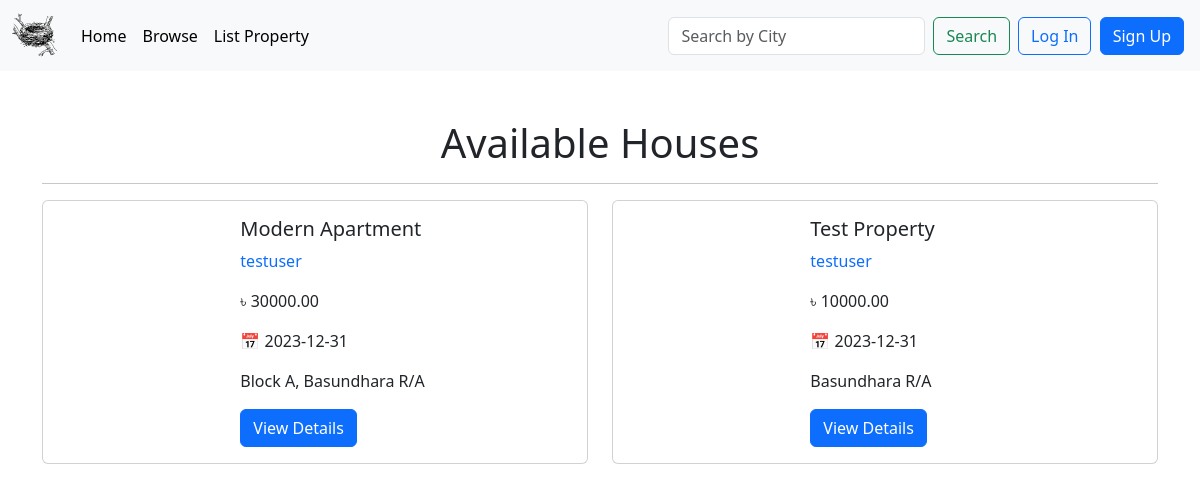
Screenshot of /listings.php with the database file from the repository.
### tables this page shows
CREATE TABLE `Houses` (
  `house_id` int(11) NOT NULL,
  `title` varchar(255) NOT NULL,
  `description` text DEFAULT NULL,
  `rent` decimal(10,2) NOT NULL,
  `address` varchar(255) DEFAULT NULL,
  `city` varchar(100) DEFAULT NULL,
  `bedrooms` int(11) DEFAULT NULL,
  `bathrooms` int(11) DEFAULT NULL,
  `square_feet` int(11) DEFAULT NULL,
  `date_of_availability` date DEFAULT NULL,
  `availability_status` enum('Available','Rented') NOT NULL DEFAULT 'Available',
  `user_id` int(11) DEFAULT NULL
);

CREATE TABLE `HouseImages` (
  `image_id` int(11) NOT NULL,
  `house_id` int(11) DEFAULT NULL,
  `filename` varchar(255) NOT NULL
);

CREATE TABLE `users` (
  `user_id` int(11) NOT NULL,
  `username` varchar(50) NOT NULL,
  `email` varchar(255) NOT NULL,
  `password` varchar(255) NOT NULL,
  `first_name` varchar(50) DEFAULT NULL,
  `last_name` varchar(50) DEFAULT NULL,
  `user_role` enum('tenant','owner','admin') NOT NULL
);

### src/listings.php (called while the page is built, shortened)
<?php
require_once ('../config/connection.php');
$query = "SELECT Houses.house_id, title, description, rent, address, city, bedrooms, bathrooms, square_feet, date_of_availability,
                 users.username AS owner_username, users.email AS owner_email
          FROM Houses
          INNER JOIN users ON Houses.user_id = users.user_id
          WHERE availability_status = 'Available'";
$result = mysqli_query($conn, $query);
?>

### public/listings.php (the view, shortened to what this page needs)
<?php require_once('../src/listings.php'); ?>
<!DOCTYPE html>
<html>
  <head>
    <link href="https://cdn.jsdelivr.net/npm/bootstrap@5.3.0-alpha3/dist/css/bootstrap.min.css" rel="stylesheet">
  </head>
  <body>
    <?php require_once('../src/inc/navbar.php'); ?>
    <div class="container" style="margin-top: 0px;">
      <h1 class="mt-5" style="text-align: center;">Available Houses</h1>
      <hr>
      <?php
        if (mysqli_num_rows($result) > 0) {
            echo '<div class="row">';
            if (mysqli_num_rows($result) > 0) {
                while ($house = mysqli_fetch_assoc($result)) {
                    echo '<div class="col-md-6">';
                    $imageQuery = "SELECT filename FROM HouseImages WHERE house_id = {$house['house_id']} LIMIT 1";
                    $imageResult = mysqli_query($conn, $imageQuery);
                    if ($imageResult && $image = mysqli_fetch_assoc($imageResult)) {
                        echo '<div class="card mb-3" style="max-width: 648px;">';
                        echo '<div class="row g-0">';
                        echo '<div class="col-md-4" style="background-image: url(' . $image['filename'] . '); background-size: cover;">';
                        echo '</div>';
                        echo '<div class="col-md-8">';
                        echo '<div class="card-body">';
                        echo "<h5 class='card-title'>{$house['title']}</h5>";
                        echo "<p class='card-text'><a href='profile.php?username={$house['owner_username']}' style='text-decoration: none;'>{$house['owner_username']}</a></p>";
                        echo "<p class='card-text'>৳ {$house['rent']}</p>";
                        echo "<p class='card-text'> &#x1F4C5; {$house['date_of_availability']}</p>";
                        echo "<p class='card-text'>{$house['address']}</p>";
                        echo "<a href='property-details.php?house_id={$house['house_id']}' class='btn btn-primary'>View Details</a>";
                        echo '</div>';
                        echo '</div>';
                        echo '</div>';
                        echo '</div>';
                    }
                    echo '</div>';
                }
                echo '</div>';
            } else {
                echo '<div class="alert alert-danger" role="alert">';
                echo "Sorry, there's no available house right now.";
                echo '</div>';
            }
        }
            ?>
    </div>
  </body>
</html>

### rows the page displays
houses: title "Modern Apartment", user.username "testuser", rent "30000.00", date_of_availability "2023-12-31", address "Block A, Basundhara R/A"
houses: title "Test Property", user.username "testuser", rent "10000.00", date_of_availability "2023-12-31", address "Basundhara R/A"
